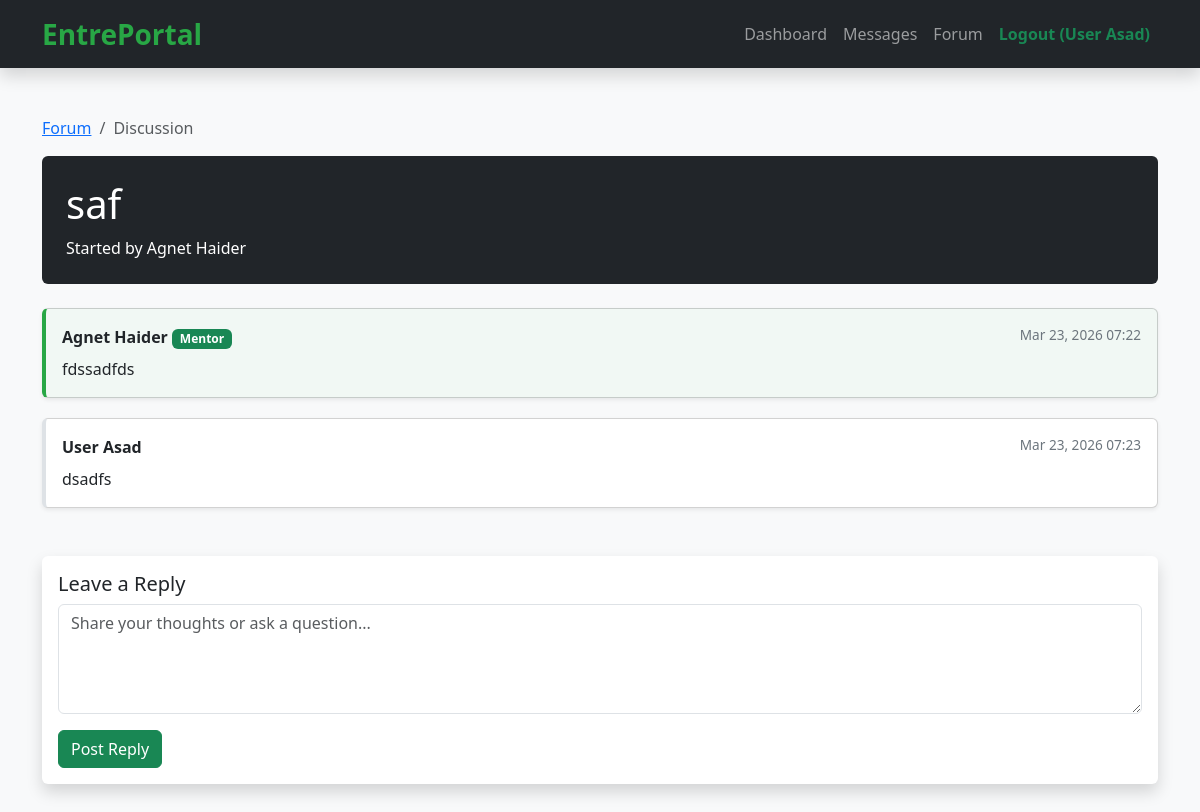
The app's page /admin/forum-view.php?id=1 (signed in) with its own data.
### tables this page shows
CREATE TABLE `forum_topics` (
  `id` int(11) NOT NULL,
  `user_id` int(11) DEFAULT NULL,
  `title` varchar(255) DEFAULT NULL,
  `created_at` timestamp NOT NULL DEFAULT current_timestamp()
);

CREATE TABLE `users` (
  `id` int(11) NOT NULL,
  `full_name` varchar(100) NOT NULL,
  `email` varchar(100) NOT NULL,
  `password` varchar(255) NOT NULL,
  `phone` varchar(20) DEFAULT NULL,
  `bio` text DEFAULT NULL,
  `location` varchar(100) DEFAULT NULL,
  `role` enum('user','agent','admin') NOT NULL DEFAULT 'user',
  `status` enum('pending','approved','rejected') NOT NULL DEFAULT 'pending',
  `created_at` timestamp NOT NULL DEFAULT current_timestamp()
);

CREATE TABLE `forum_posts` (
  `id` int(11) NOT NULL,
  `topic_id` int(11) DEFAULT NULL,
  `user_id` int(11) DEFAULT NULL,
  `message` text DEFAULT NULL,
  `created_at` timestamp NOT NULL DEFAULT current_timestamp()
);

### admin/forum-view.php (the view, shortened to what this page needs)
<?php
include 'config.php';
$topic_id = (int)$_GET['id'];
$topic_res = mysqli_query($conn, "SELECT t.*, u.full_name FROM forum_topics t JOIN users u ON t.user_id = u.id WHERE t.id = $topic_id");
$topic = mysqli_fetch_assoc($topic_res);
$posts = mysqli_query($conn, "SELECT p.*, u.full_name, u.role FROM forum_posts p JOIN users u ON p.user_id = u.id WHERE p.topic_id = $topic_id ORDER BY p.created_at ASC");
?>
<!DOCTYPE html>
<html lang="en">
<head>
    <link href="https://cdn.jsdelivr.net/npm/bootstrap@5.3.3/dist/css/bootstrap.min.css" rel="stylesheet">
</head>
<body class="bg-light">
<?php include 'navbar.php'; ?>
<div class="container py-5">
    <nav aria-label="breadcrumb"><ol class="breadcrumb"><li class="breadcrumb-item"><a href="forum.php">Forum</a></li><li class="breadcrumb-item active">Discussion</li></ol></nav>
    <div class="bg-dark text-white p-4 rounded mb-4">
        <h1><?= htmlspecialchars($topic['title']) ?></h1>
        <p class="mb-0">Started by <?= htmlspecialchars($topic['full_name']) ?></p>
    </div>
    <?php while($post = mysqli_fetch_assoc($posts)): ?>
        <div class="card shadow-sm post-card <?= ($post['role'] !== 'user') ? 'post-agent' : '' ?>">
            <div class="card-body">
                <div class="d-flex justify-content-between mb-2">
                    <strong>
                        <?= htmlspecialchars($post['full_name']) ?>
                        <?php if($post['role'] !== 'user'): ?>
                            <span class="badge bg-success ml-2">Mentor</span>
                        <?php endif; ?>
                    </strong>
                    <span class="meta"><?= date('M d, Y H:i', strtotime($post['created_at'])) ?></span>
                </div>
                <p class="mb-0"><?= nl2br(htmlspecialchars($post['message'])) ?></p>
            </div>
        </div>
    <?php endwhile; ?>
    <div class="card shadow border-0 mt-5">
        <div class="card-body">
            <h5>Leave a Reply</h5>
            <form method="POST">
                <textarea name="message" class="form-control mb-3" rows="4" placeholder="Share your thoughts or ask a question..." required></textarea>
                <button type="submit" name="post_reply" class="btn btn-success">Post Reply</button>
            </form>
        </div>
    </div>
</div>
</body>
</html>

### admin/forum-view.php (style rules this page uses)
.post-card { border-left: 4px solid #dee2e6; margin-bottom: 20px; }
.post-agent { border-left-color: #28a745; background: #f1f8f4; }
.meta { font-size: 0.85rem; color: #6c757d; }

### admin/navbar.php (style rules this page uses)
:root { --primary: #28a745; --dark: #212529; }

### records on screen
forum_topics: title "saf", user.full_name "Agnet Haider"
forum_posts: user.full_name "Agnet Haider", shows "Mentor", created_at "Mar 23, 2026 07:22", message "fdssadfds"
forum_posts: user.full_name "User Asad", created_at "Mar 23, 2026 07:23", message "dsadfs"

### other values on screen
$_SESSION['full_name'] "User Asad"
